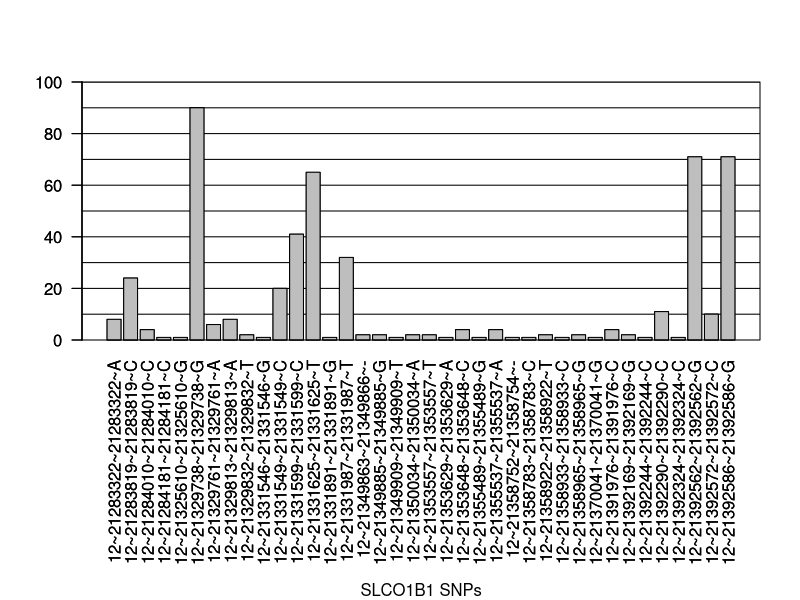
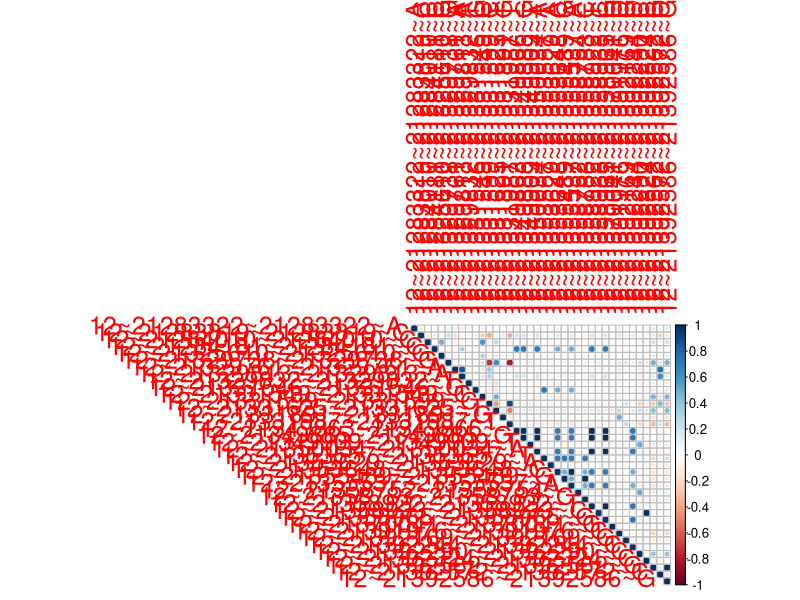

Reproduce these figures in R, in order. (Note: this script raises an error after producing the figures.)
## ---- chunk 1
R.version.string
Sys.Date()
## ---- chunk 2
#Reading data into R
variants <- read.table('rformat.txt',sep=',',header = TRUE)
head(variants)
tail(variants)
## ---- chunk 3
#Factoring sample genders
variants$gender.factor <- factor(variants$Gender,levels = 0:1, labels = c('Males','Females'))
## ---- chunk 4
#Setting margins for the plot
par(mar=c(13,4.1,4.1,2))
#Plotting SNPs
barplot(table(variants$SNP),las =2,ylim=c(0,100),)
#Creating lines at 10 point intervals
abline(h=1:10 *10)
#Redrawing barplot to on the lines
barplot(table(variants$SNP),add=TRUE,las=2)
#Labeling plot
mtext(text = 'SLCO1B1 SNPs', side = 1, line = 12)
box()
## ---- chunk 5
#Loading the corrplot library
library(corrplot)
#Create a png of the plot (to increase size in html file)
png(height=1500,width=1500,file='correlation.png')
#Calculating the correlation between SNPs
M <- cor(table(variants$Sample,variants$SNP))
#Creating plot
corrplot(M,type="upper",method = "circle",tl.pos='td',tl.cex = 1.5)
#Closing image
dev.off()
#Loading the knitr library to include the png in the html file
library(knitr)
knitr::include_graphics('C:/Users/ryanl/OneDrive/Documents/Intro-to-R/correlation.png')
## ---- chunk 6
#Creating a new data frame with only a single column for each sample with haplotype information
haps <-unique(variants[,1:3])
#Calculating the proportion where each haplotype occured together
prop.table(table(haps$Hap1,haps$Hap2))
#Mosaic plot of data
mosaicplot(haps$Hap1~haps$Hap2,las=2,color=99:100, xlab='Chromosome 1',ylab='Chromosome 2',main="Mosiacplot Haplotypes")
